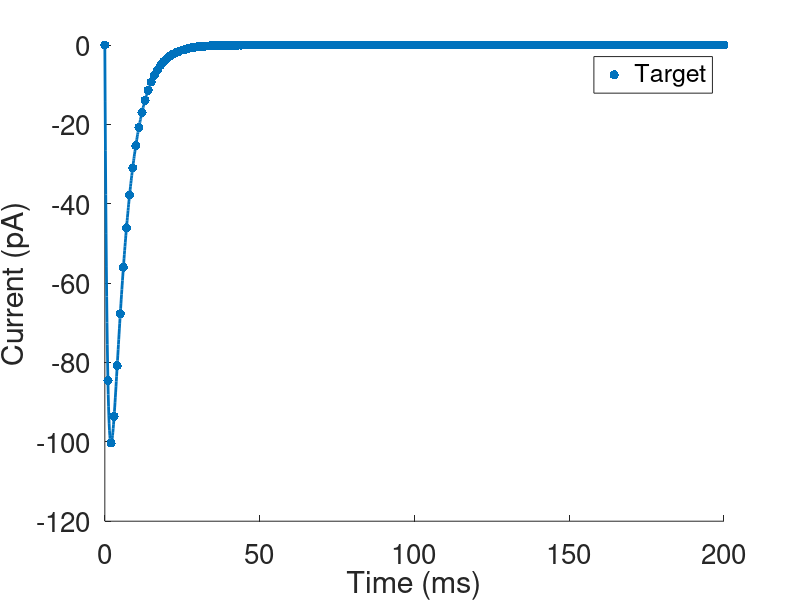

The MATLAB source for this figure: (Note: this script raises an error after producing the figure.)
close all; clear; clc;

% Purpose: Find out what types of synaptic currents (parametrrised by alpha
% and beta) are actually achievable given the parameters of opsin. 

% Define the range of rise and decay values
rise_values = [1.0, 0.1];
decay_values = [0.2, 0.075];

% Initialize heatmap data and error matrices
heatmap_data = zeros(length(decay_values), length(rise_values));

addpath(genpath('OptimTraj'));

% Define the folder to save the figures
save_folder = 'figures';

% Check if the folder exists, if not create it
if ~exist(save_folder, 'dir')
    mkdir(save_folder);
end

% Loop over rise and decay values
for i = 1:length(decay_values)
    for j = 1:length(rise_values)
        % Set rise and decay values
        rise = rise_values(j);
        decay = decay_values(i);
        
        % Skip if rise or decay is zero to avoid division by zero
        if rise == 0 || decay == 0
            heatmap_data(i, j) = NaN;
            continue;
        end

        %~~~~~~~~~~~~~~~~~~~~~~~~~~~~~~~~~~~~~~~~~~~~~~~~~~~~~~~~~~~~~~~~~~~~~~~~~%
        
        % Finding light input to generate synaptic dynamics according to four state model

        % Set target
        amp = -750;
        duration = 200;

        syn_signal = @(t) amp/(1/rise-1/decay)*(exp(-rise*t)-exp(-decay*t));

        % Plot target signal
        dt = 0.1;
        t = (0:dt:duration)';
        fig = figure('Name', sprintf('Figure_rise%.3f_decay%.3f', rise, decay));
        ax = axes(fig);
        hold(ax, 'on');
        p = plot(t, syn_signal(t), 'Linewidth', 2.0, 'HandleVisibility', 'off');
        color = get(p, 'Color');
        plot(t(1:10:end), syn_signal(t(1:10:end)), 'Linestyle', 'none', ...
          'Marker', '.', 'Markersize', 20, 'Color', color, ...
          'DisplayName', 'Target');
        xlabel(ax, 'Time (ms)');
        ylabel(ax, 'Current (pA)');
        set(ax, 'Fontsize', 20);
        legend(ax);
        drawnow;

        %~~~~~~~~~~~~~~~~~~~~~~~~~~~~~~~~~~~~~~~~~~~~~~~~~~~~~~~~~~~~~~~~~~~~~~~~~%
        %                     Set up function handles                             %
        %~~~~~~~~~~~~~~~~~~~~~~~~~~~~~~~~~~~~~~~~~~~~~~~~~~~~~~~~~~~~~~~~~~~~~~~~~%
        
        [modelpars, varpars, sysPars, fun] = setDefaultParameters_opsinmodel_ODE();

        % Hard coded parameters
        G = 6.4096082676895785; % ChR2 conductance
        gamma = 0.05; % fraction of current due to O2 state
        V = -80; % holding potential
        E = 0.0; % ChR2 reversal potential

        I_opsin = @(x) (G * (x(1,:) + gamma*x(3,:)).*(V - E));

        problem.func.dynamics = @(t,x,u) opsinmodel_ODE_ctrl(t, x, varpars, u);
        problem.func.pathObj = @(t,x,u) (I_opsin(x)-syn_signal(t)).^2; % minimise distance between target and actual

        %~~~~~~~~~~~~~~~~~~~~~~~~~~~~~~~~~~~~~~~~~~~~~~~~~~~~~~~~~~~~~~~~~~~~~~~~~%
        %                     Find initial condition                              %
        %~~~~~~~~~~~~~~~~~~~~~~~~~~~~~~~~~~~~~~~~~~~~~~~~~~~~~~~~~~~~~~~~~~~~~~~~~%
        
        init_cond = [0.0; 0.8; 0.1];
        x0 = fsolve(@(x) problem.func.dynamics(0,x,0), init_cond);

        %~~~~~~~~~~~~~~~~~~~~~~~~~~~~~~~~~~~~~~~~~~~~~~~~~~~~~~~~~~~~~~~~~~~~~~~~~%
        %                     Set up problem bounds                               %
        %~~~~~~~~~~~~~~~~~~~~~~~~~~~~~~~~~~~~~~~~~~~~~~~~~~~~~~~~~~~~~~~~~~~~~~~~~%
        problem.bounds.initialTime.low = 0;
        problem.bounds.initialTime.upp = 0;
        problem.bounds.finalTime.low = duration;
        problem.bounds.finalTime.upp = duration;

        problem.bounds.initialState.low = x0;
        problem.bounds.initialState.upp = x0;
        problem.bounds.finalState.low = zeros(3,1);
        problem.bounds.finalState.upp = ones(3,1);

        problem.bounds.state.low = zeros(3,1);
        problem.bounds.state.upp = ones(3,1);

        problem.bounds.control.low = 0.0;
        problem.bounds.control.upp = 1.0;

        %~~~~~~~~~~~~~~~~~~~~~~~~~~~~~~~~~~~~~~~~~~~~~~~~~~~~~~~~~~~~~~~~~~~~~~~~~%
        %                    Initial guess at trajectory                          %
        %~~~~~~~~~~~~~~~~~~~~~~~~~~~~~~~~~~~~~~~~~~~~~~~~~~~~~~~~~~~~~~~~~~~~~~~~~%
        problem.guess.time = [0,duration];
        problem.guess.state = repmat(x0, 1, 2);
        problem.guess.control = [0.1,0];  % Avoid zero control input

        %~~~~~~~~~~~~~~~~~~~~~~~~~~~~~~~~~~~~~~~~~~~~~~~~~~~~~~~~~~~~~~~~~~~~~~~~~%
        %                         Solver options                                  %
        %~~~~~~~~~~~~~~~~~~~~~~~~~~~~~~~~~~~~~~~~~~~~~~~~~~~~~~~~~~~~~~~~~~~~~~~~~%
        problem.options.method = 'hermiteSimpson';
        problem.options.nlpOpt = optimset(...
            'Display','off',...
            'MaxFunEvals',1e5); %uses IPOPT for iterations and hermite Simpson method for non-linear programming (NLP) 
        %~~~~~~~~~~~~~~~~~~~~~~~~~~~~~~~~~~~~~~~~~~~~~~~~~~~~~~~~~~~~~~~~~~~~~~~~~%
        %                            Solve!                                       %
        %~~~~~~~~~~~~~~~~~~~~~~~~~~~~~~~~~~~~~~~~~~~~~~~~~~~~~~~~~~~~~~~~~~~~~~~~~%

        try
            soln = optimTraj(problem);
        catch ME
            warning(['Optimization failed for rise = ', num2str(rise), ' and decay = ', num2str(decay)]);
            heatmap_data(i, j) = NaN;
            continue;
        end

        %~~~~~~~~~~~~~~~~~~~~~~~~~~~~~~~~~~~~~~~~~~~~~~~~~~~~~~~~~~~~~~~~~~~~~~~~~%
        %                        Display Solution                                 %
        %~~~~~~~~~~~~~~~~~~~~~~~~~~~~~~~~~~~~~~~~~~~~~~~~~~~~~~~~~~~~~~~~~~~~~~~~~%

        %% Unpack the simulation
        t_sol = linspace(soln.grid.time(1), soln.grid.time(end), 150);
        z = soln.interp.state(t_sol);
        u = soln.interp.control(t_sol);

        plot(t_sol, I_opsin(z), 'Linewidth', 2.0, ...
          'DisplayName', 'Photocurrent');
        yyaxis(ax, 'right');
        plot(ax, t_sol, 10*u, 'Linewidth', 2.0, 'HandleVisibility', 'off');
        ylabel(ax, '470 nm LED voltage (V)');

        %% Check solution
        [t,y] = ode45(@opsinmodel_ODE, [0,duration], x0, [], varpars, @(s) interp1(t_sol,u,s)) ;
        I = I_opsin(y');

        %~~~~~~~~~~~~~~~~~~~~~~~~~~~~~~~~~~~~~~~~~~~~~~~~~~~~~~~~~~~~~~~~~~~~~~~~~%
        %                     Define some solution measures                       %
        %~~~~~~~~~~~~~~~~~~~~~~~~~~~~~~~~~~~~~~~~~~~~~~~~~~~~~~~~~~~~~~~~~~~~~~~~~%

        %% Peak current
        t_peak_target = log(decay/rise)/(decay - rise);
        peak_target_I = syn_signal(t_peak_target);
        t_init = linspace(0.0, 10.0, 10000);
        z_init = soln.interp.state(t_init);

        I_init = I_opsin(z_init);
        [peak_actual_I,ind] = min(I_init);

        peak_diff = peak_actual_I - peak_target_I;
        peak_percent_error = -100 * peak_diff / peak_target_I;
        
        % Peak latency
        t_peak_actual = t_init(ind);
        latency_diff = t_peak_actual - t_peak_target;
        latency_percent_error = 100 * latency_diff / t_peak_target;

        fprintf('Peak difference = %0.2f pA \n', peak_diff);
        fprintf('Peak percentage error = %0.2f%% \n', peak_percent_error);
        fprintf('Latency to peak difference = %0.2f ms \n', latency_diff);
        fprintf('Latency to peak percentage error = %0.2f%% \n', latency_percent_error);

        % Store the difference between actual and target peak
        heatmap_data(i, j) = peak_percent_error;

        % Save the figure
        fig_filename = fullfile(save_folder, sprintf('Figure_rise%.3f_decay%.3f.png', rise, decay));
        fprintf('Saving figure: %s\n', fig_filename); % Print out the filename
        saveas(fig, fig_filename);
        
    end
end

% Fill NaN values using interpolation
[X, Y] = meshgrid(rise_values, decay_values);
heatmap_data_filled = heatmap_data;
nan_mask = isnan(heatmap_data);
heatmap_data_filled(nan_mask) = griddata(X(~nan_mask), Y(~nan_mask), heatmap_data(~nan_mask), X(nan_mask), Y(nan_mask));

% Plot heatmap for peak percentage error
figure;

% Define the colormap
white_color = [1, 1, 1]; % White for NaNs

% Create heatmap
h = heatmap(rise_values, decay_values, heatmap_data_filled, 'Colormap', parula, 'MissingDataColor', white_color);

% Set color bar limits
h.ColorLimits = [0, 60];
h.MissingDataLabel = 'NaN';
h.GridVisible = 'off';

% Turn off the display of data labels
h.CellLabelColor = 'none';

xlabel('Rise');
ylabel('Decay');
title('Peak Percentage Error Heatmap');